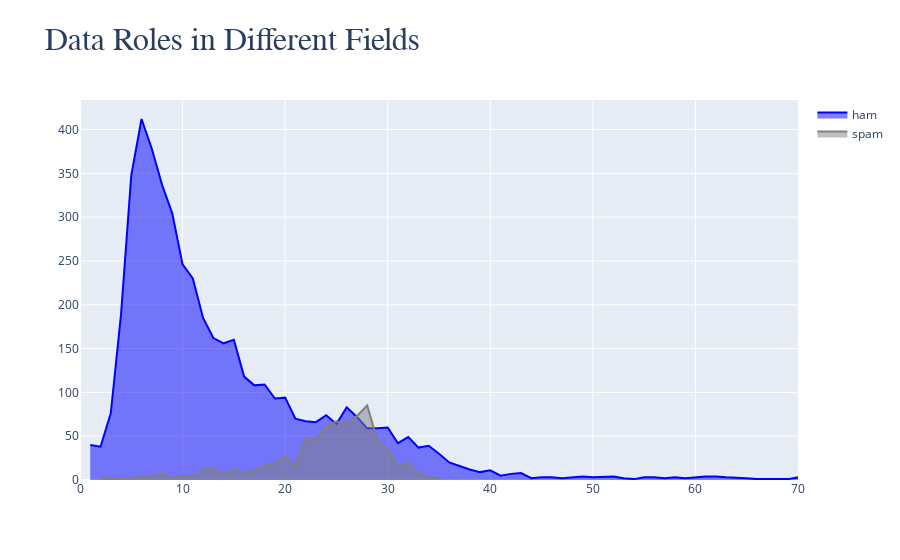

The cell this chart's notebook holds for it:
### Code cell
ham_df = df[df['target'] == 'ham']['message_len'].value_counts().sort_index()
spam_df = df[df['target'] == 'spam']['message_len'].value_counts().sort_index()

fig = go.Figure()
fig.add_trace(go.Scatter(
    x=ham_df.index,
    y=ham_df.values,
    name='ham',
    fill='tozeroy',
    marker_color="blue",
))
fig.add_trace(go.Scatter(
    x=spam_df.index,
    y=spam_df.values,
    name='spam',
    fill='tozeroy',
    marker_color="grey",
))
fig.update_layout(
    title='<span style="font-size:32px; font-family:Times New Roman">Data Roles in Different Fields</span>'
)
fig.update_xaxes(range=[0, 70])
fig.show()

### Figure 1 — Plotly figure (JSON) as saved in the notebook; plotly's stock layout.template omitted (floating-point values rounded to 4 significant figures)
{"data": [{"fill": "tozeroy", "marker": {"color": "blue"}, "name": "ham", "type": "scatter", "x": [1, 2, 3, 4, 5, 6, 7, 8, 9, 10, 11, 12, 13, 14, 15, 16, 17, 18, 19, 20, 21, 22, 23, 24, 25, 26, 27, 28, 29, 30, 31, 32, 33, 34, 35, 36, 37, 38, 39, 40, 41, 42, 43, 44, 45, 46, 47, 48, 49, 50, 52, 53, 54, 55, 56, 57, 58, 59, 60, 61, 62, 63, 65, 66, 69, 70, 71, 72, 73, 76, 77, 80, 88, 89, 95, 96, 99, 119, 121, 125, 162, 171], "y": [40, 38, 76, 189, 348, 412, 378, 337, 304, 246, 230, 185, 162, 156, 160, 118, 108, 109, 93, 94, 70, 67, 66, 74, 64, 83, 72, 59, 59, 60, 42, 49, 37, 39, 30, 20, 16, 12, 9, 11, 5, 7, 8, 2, 3, 3, 2, 3, 4, 3, 4, 2, 1, 3, 3, 2, 3, 2, 3, 4, 4, 3, 2, 1, 1, 3, 1, 2, 3, 1, 2, 1, 1, 1, 1, 2, 1, 1, 1, 2, 1, 1]}, {"fill": "tozeroy", "marker": {"color": "grey"}, "name": "spam", "type": "scatter", "x": [2, 3, 4, 5, 6, 7, 8, 9, 10, 11, 12, 13, 14, 15, 16, 17, 18, 19, 20, 21, 22, 23, 24, 25, 26, 27, 28, 29, 30, 31, 32, 33, 34, 35], "y": [2, 1, 1, 3, 4, 4, 8, 2, 5, 4, 12, 14, 6, 12, 8, 11, 16, 19, 27, 16, 48, 46, 61, 67, 64, 73, 85, 45, 35, 15, 20, 8, 3, 2]}], "layout": {"title": {"text": "<span style=\"font-size:32px; font-family:Times New Roman\">Data Roles in Different Fields</span>"}, "xaxis": {"range": [0, 70]}}}
